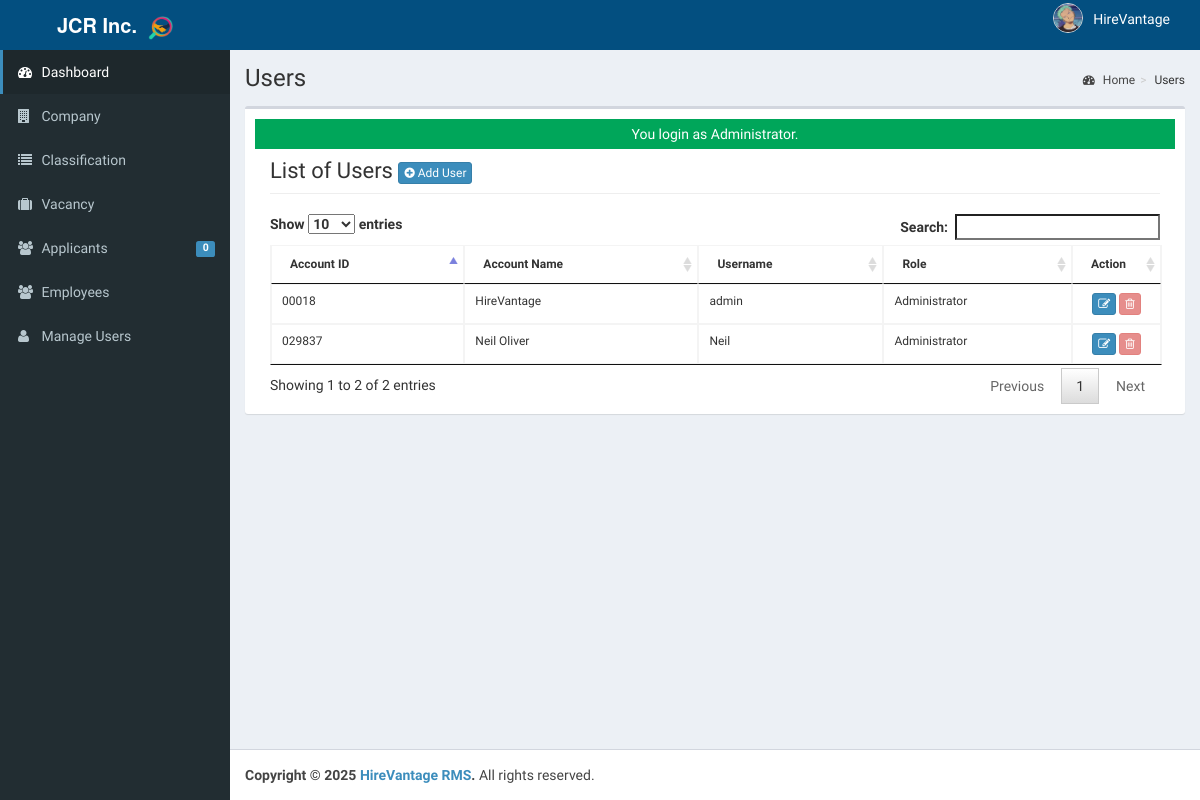
/admin/user/index.php (signed in), run on an earlier commit of the app's database.
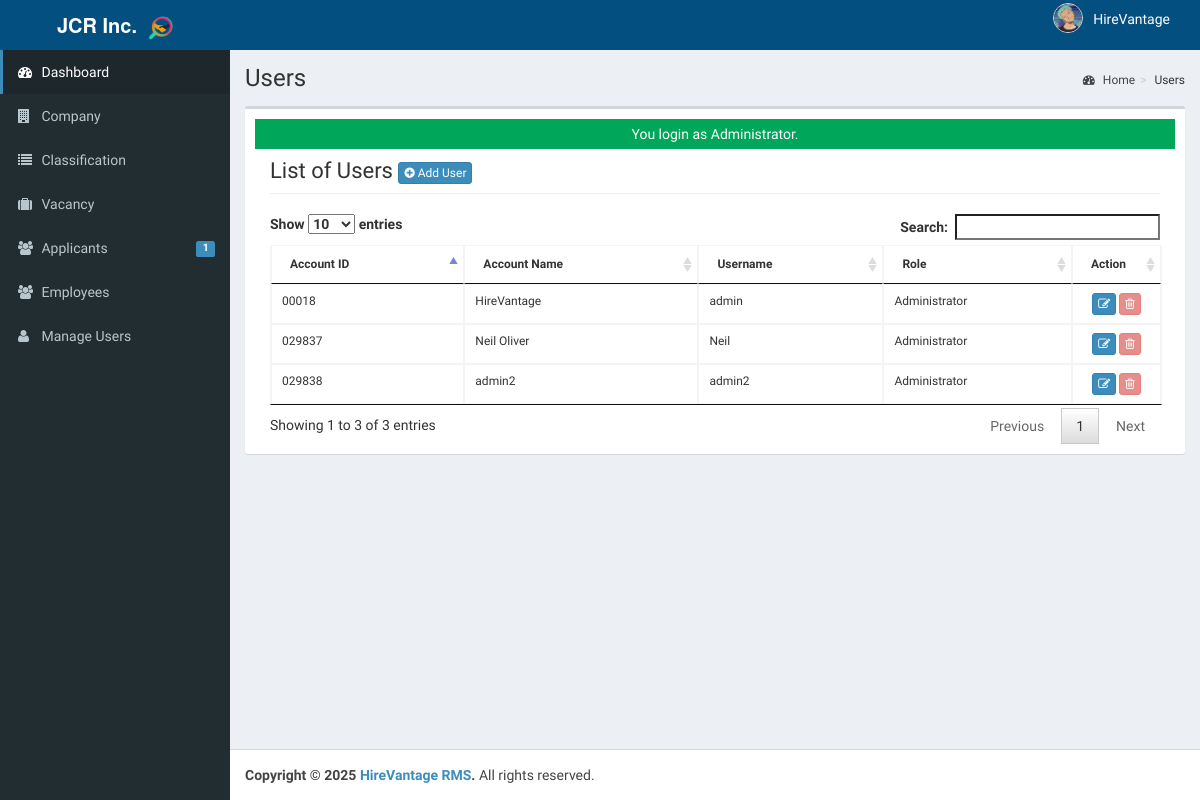
And on a later commit of the database.
### tables this page shows
CREATE TABLE `tblusers` (
  `USERID` varchar(30) NOT NULL,
  `FULLNAME` varchar(40) NOT NULL,
  `USERNAME` varchar(90) NOT NULL,
  `PASS` varchar(90) NOT NULL,
  `ROLE` varchar(30) NOT NULL,
  `PICLOCATION` varchar(255) NOT NULL
);

### admin/user/index.php (called while the page is built, shortened)
<?php
require_once("../../include/initialize.php");
 $title="Users";
require_once ("../theme/admin.php");
?>

### include/database.php (called while the page is built, shortened)
<?php
class Database {
    private $conn;
    private $sql_string = '';
    public function open_connection() {
        $this->conn = new mysqli(server, user, pass, database_name);
    }
    public function setQuery($sql = '') {
        $this->sql_string = $sql;
    }
    public function executeQuery() {
        $result = $this->conn->query($this->sql_string);
        return $result;
    }
    private function confirm_query($result) {
        return $result;
    }
    public function loadResultList($key = '') {
        $cur = $this->executeQuery();
        $array = [];
        while ($row = $cur->fetch_object()) {
            if ($key) {
                $array[$row->$key] = $row;
            } else {
                $array[] = $row;
            }
        }
        return $array;
    }
    public function loadSingleResult() {
        $cur = $this->executeQuery();
        $data = $cur->fetch_object();
        return $data;
    }
}
$mydb = new Database();
?>

### include/accounts.php (called while the page is built, shortened)
<?php
require_once(LIB_PATH.DS.'database.php');
class User {
	protected static  $tblname = "tblusers";
	function single_user($id=""){
			global $mydb;
			$mydb->setQuery("SELECT * FROM ".self::$tblname."
				Where USERID= '{$id}' LIMIT 1");
			$cur = $mydb->loadSingleResult();
			return $cur;
	}
}
?>

### include/function.php (called while the page is built, shortened)
<?php
function currentpage(){
		$this_page = $_SERVER['SCRIPT_NAME'];
	    $bits = explode('/',$this_page);
		 return $bits[3];
	}
		?>

### admin/user/list.php (the view, shortened to what this page needs)
    	 <div class="col-lg-12">
         <h1 class="page-header">List of Users  <a href="index.php?view=add" class="btn btn-primary btn-xs  ">  <i class="fa fa-plus-circle fw-fa"></i> Add User</a>  </h1>
    		</div>
		 	<div class="col-lg-12">
	<table id="dash-table2" class="table  table-bordered table-hover table-responsive" style="font-size:12px;" cellspacing="0">
	  <thead>
	  	<tr>
	  		<th>Account ID</th>
	  		<th>Account Name</th>
	  		<th>Username</th>
	  		<th>Role</th>
	  		<th width="10%" >Action</th>
	  	</tr>
	  </thead>
	  <tbody>
	  	<?php
	  		$mydb->setQuery("SELECT *
								FROM  `tblusers`");
	  		$cur = $mydb->loadResultList();
			foreach ($cur as $result) {
	  		echo '<tr>';
	  		echo '<td>' . $result->USERID.'</a></td>';
	  		echo '<td>' . $result->FULLNAME.'</a></td>';
	  		echo '<td>'. $result->USERNAME.'</td>';
	  		echo '<td>'. $result->ROLE.'</td>';
	  		If($result->USERID==$_SESSION['ADMIN_USERID'] || $result->ROLE=='MainAdministrator' || $result->ROLE=='Administrator') {
	  			$active = "Disabled";
	  		}else{
	  			$active = "";
	  		}
	  		echo '<td align="center" > <a title="Edit" href="index.php?view=edit&id='.$result->USERID.'"  class="btn btn-primary btn-xs  ">  <span class="fa fa-edit fw-fa"></span></a>
	  					 <a title="Delete" href="controller.php?action=delete&id='.$result->USERID.'" class="btn btn-danger btn-xs" '.$active.'><span class="fa fa-trash-o fw-fa"></span> </a>
	  					 </td>';
	  		echo '</tr>';
	  	}
	  	?>
	  </tbody>
	</table>
</div>

### admin/theme/admin.php (shortened to what this page needs)
<!DOCTYPE html>
<html>
    <head>
        <link rel="stylesheet" href="<?php echo web_root;?>bootstrap/css/bootstrap.min.css">
        <link rel="stylesheet" href="<?php echo web_root;?>plugins/font-awesome/css/font-awesome.min.css">
        <link rel="stylesheet" href="<?php echo web_root;?>dist/css/AdminLTE.min.css">
        <link rel="stylesheet" href="<?php echo web_root;?>dist/css/skins/_all-skins.min.css">
        <link rel="stylesheet" href="<?php echo web_root;?>plugins/iCheck/flat/blue.css">
        <link rel="stylesheet" href="<?php echo web_root;?>plugins/morris/morris.css">
        <link rel="stylesheet" href="<?php echo web_root;?>plugins/jvectormap/jquery-jvectormap-1.2.2.css">
        <link href="<?php echo web_root; ?>plugins/datepicker/bootstrap-datetimepicker.min.css" rel="stylesheet" media="screen">
        <link rel="stylesheet" href="<?php echo web_root;?>plugins/dataTables/jquery.dataTables.min.css">
        <link rel="stylesheet" href="<?php echo web_root;?>plugins/bootstrap-wysihtml5/bootstrap3-wysihtml5.min.css">
    </head>
 <body class="hold-transition skin-blue fixed sidebar-mini">
<div class="wrapper">
  <header class="main-header">
    <a href="" class="logo" data-toggle="offcanvas" role="button" style="background-color:#034f80;">
    <span class="logo-lg">
        <b>JCR Inc.</b>&nbsp;
        <img src="<?php echo web_root; ?>admin/logohire2.png" width="25px" alt="Logo"/>
    </span>
</a>
    <nav class="navbar navbar-static-top" role="navigation" style="background-color:#034f80;">
      <div class="navbar-custom-menu">
    <ul class="nav navbar-nav">
        <?php
            $user = New User();
            $singleuser = $user->single_user($_SESSION['ADMIN_USERID']);
            if ($singleuser && isset($singleuser->PICLOCATION) && isset($singleuser->FULLNAME)) {
        ?>
        <li class="dropdown user user-menu" style="padding-right: 20px;">
            <a href="#" class="dropdown-toggle" data-toggle="dropdown" style="display: flex; align-items: center; padding: 5px 10px; border-radius: 5px; transition: background-color 0.3s ease;">
                <img src="<?php echo web_root.'admin/user/'. $singleuser->PICLOCATION;?>" class="user-image" alt="User Image" style="margin-right: 10px; border-radius: 50%; width: 30px; height: 30px; object-fit: cover; border: 1px solid #ddd;">
                <span class="hidden-xs" style="font-weight: 500; "><?php echo $singleuser->FULLNAME; ?></span>
            </a>
        </li>
        <?php
            }
        ?>
    </ul>
</div>
    </nav>
  </header>
  <aside class="main-sidebar">
    <section class="sidebar">
      <ul class="sidebar-menu">
        <li  class="<?php echo (currentpage() == 'index.php') ? "active" : false;?>" >
          <a href="<?php echo web_root ;?>admin/">
            <i class="fa fa-dashboard"></i> <span>Dashboard</span>
          </a>
        </li>
        <li class="<?php echo (currentpage() == 'company') ? "active" : false;?>" >
          <a href="<?php echo web_root ;?>admin/company/">
            <i class="fa fa-building"></i> <span>Company</span>
          </a>
        </li>
        <li class="<?php echo (currentpage() == 'category') ? "active" : false;?>" >
          <a href="<?php echo web_root ;?>admin/category/">
            <i class="fa fa-list"></i> <span>Classification</span>
          </a>
        </li>
        <li class="<?php echo (currentpage() == 'vacancy') ? "active" : false;?>" >
          <a href="<?php echo web_root ;?>admin/vacancy/">
            <i class="fa fa-suitcase"></i> <span>Vacancy</span>
          </a>
        </li>
        <li class="<?php echo (currentpage() == 'applicants') ? "active" : false;?>" >
          <a href="<?php echo web_root ;?>admin/applicants/">
            <i class="fa fa-users"></i> <span>Applicants</span>
            <span class="label label-primary pull-right">
              <?php
                $sql = "SELECT count(*) as 'APPL' FROM `tbljobregistration` WHERE `PENDINGAPPLICATION`=1";
                $mydb->setQuery($sql);
                $pending = $mydb->loadSingleResult();
                echo $pending->APPL;
              ?>
            </span>
          </a>
        </li>
        <li class="<?php echo (currentpage() == 'employee') ? "active" : false;?>" >
          <a href="<?php echo web_root ;?>admin/employee/">
            <i class="fa fa-users"></i> <span>Employees</span>
          </a>
        </li>
         <li class="<?php echo (currentpage() == 'user') ? "active" : false;?>">
          <a href="<?php echo web_root; ?>admin/user/">
            <i class="fa fa-user"></i> <span>Manage Users</span> </a>
        </li>
      </ul>
    </section>
  </aside>
  <div class="content-wrapper">
  <section class="content-header">
      <h1>
        <?php echo isset($title) ? $title : ''; ?>
      </h1>
      <ol class="breadcrumb">
        <?php
          if ($title!='Home') {
            $active_title = '';
            if (isset($_GET['view'])) {
              $active_title = '<li class='.$active_title.'><a href="index.php">'.$title.'</a></li>';
            }else{
              $active_title = '<li class='.$active_title.'>'.$title.'</li>';
            }
            echo '<li><a href='.web_root.'admin/><i class="fa fa-dashboard"></i> Home</a></li>';
            echo  $active_title;
          }
        ?>
      </ol>
    </section>
         <section class="content">
          <div class="row">
            <div class="col-xs-12">
              <div class="box">
                <div class="box-body">
              <?php
               check_message();
               require_once $content;
               ?>
             </div>
             </div>
           </div>
         </div>
         </section>
 </div>
  <footer class="main-footer">
    <strong>Copyright &copy; 2025 <a href="#">HireVantage RMS</a>.</strong> All rights
    reserved.
  </footer>
    </body>
</html>

### include/session.php (shortened to what this page needs)
		<?php
	function check_message(){
		if(isset($_SESSION['message'])){
			if(isset($_SESSION['msgtype'])){
				if ($_SESSION['msgtype']=="info"){
	 				echo  '<div class="alert-info" style="height:30px;text-align:center;padding:5px">'. $_SESSION['message'] . '</div>';
				}elseif($_SESSION['msgtype']=="error"){
					echo  '<div class="alert alert-danger" style="height:30px;text-align:center;padding:5px">' . $_SESSION['message'] . '</div>';
				}elseif($_SESSION['msgtype']=="success"){
					echo  '<div class="alert-success" style="height:30px;text-align:center;padding:5px">' . $_SESSION['message'] . '</div>';
				}
	   		}
		}
	}
?>

What changed in the data, as far as the page shows it:
added tblusers: USERID "029838", FULLNAME "admin2", USERNAME "admin2", ROLE "Administrator"
Also different on the page:
$pending->APPL: "0" → "1"
text written by a page script: "Show entries Search: Showing 1 to 2 of 2 entries Previous 1 Next" → "Show entries Search: Showing 1 to 3 of 3 entries Previous 1 Next"
